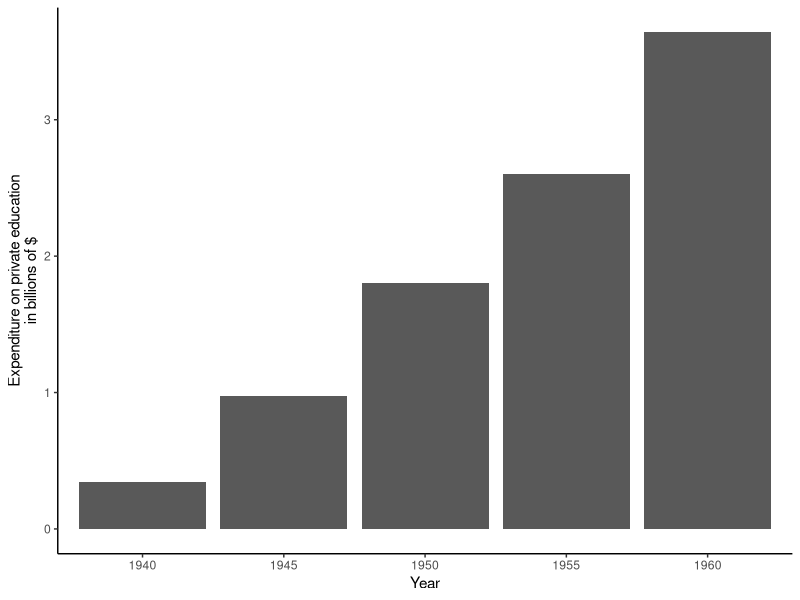

R code for this plot:
##title: My short analysis
##author: Vijay

# First we load the packages
library(tidyr)
library(ggplot2)

pers_exp <- USPersonalExpenditure

# Let's look at the data
pers_exp	#it looks like the row names are not actually in the matrix
		#let's fix that

expenditure_type <- rownames(pers_exp)
expenditure_type <- gsub( ' ' , '_' , expenditure_type)
rownames(pers_exp) <- NULL
pers_exp <- as.data.frame(pers_exp)
pers_exp <- cbind(expenditure_type,pers_exp)

# Let's look at the data now
pers_exp	#better, but it doesn't look tidy to me
		#let's fix that


pers_exp <- gather( pers_exp , `1940` , `1945` , `1950` , `1955` , `1960` , 
	key = year, value =  expenditure)
pers_exp <- spread( pers_exp , key = expenditure_type , value = expenditure)

# Let's look at the data now
pers_exp	#better


# Plot private education over time
ggplot( pers_exp , aes( year , Private_Education))+
	geom_bar(stat='identity')+
	labs( x = 'Year' , y = 'Expenditure on private education\nin billions of $') +
	theme_classic()
